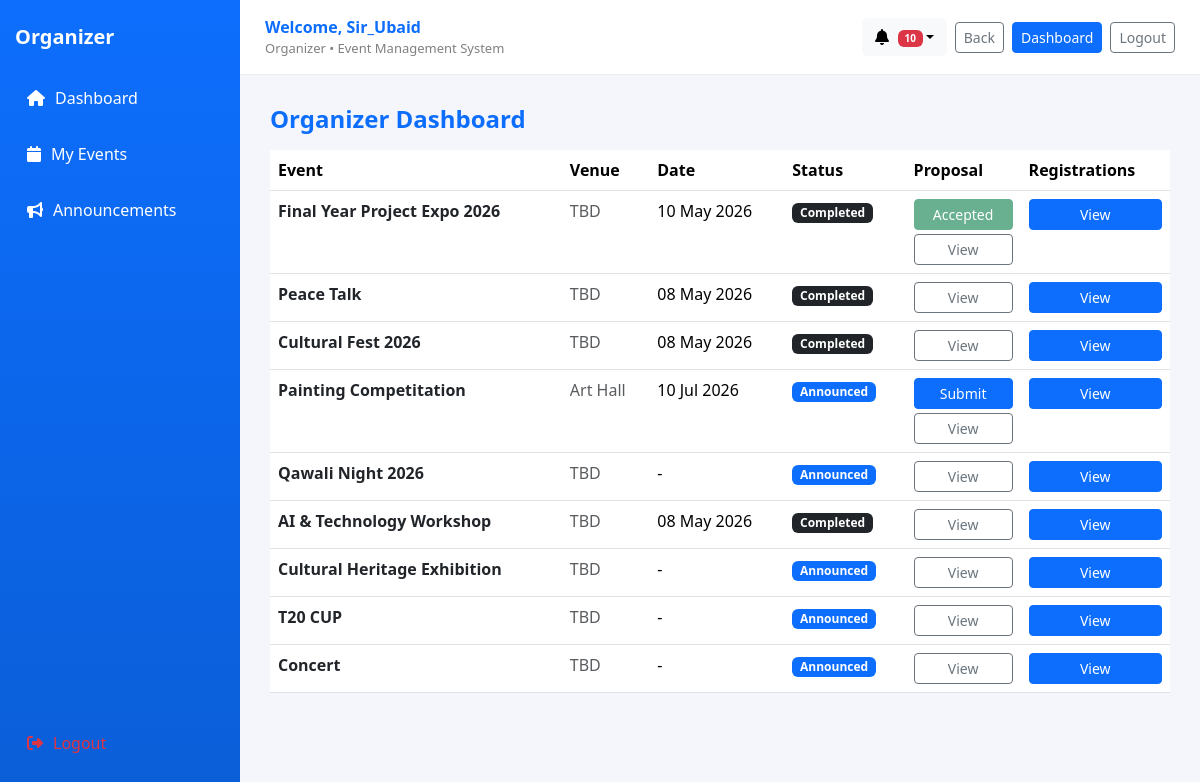
Page /dashboard/ (signed in) on the committed database.
### accounts/models.py (models this page shows, shortened)
class Profile(models.Model):
    ROLE_CHOICES = [
        ('student', 'Student'),
        ('faculty', 'Faculty'),
        ('organizer', 'Organizer'),
    ]
    user = models.OneToOneField(User, on_delete=models.CASCADE)
    role = models.CharField(max_length=20, choices=ROLE_CHOICES)
    email_verified = models.BooleanField(default=False)
    verification_token = models.UUIDField(default=uuid.uuid4)
    is_organizer = models.BooleanField(default=False)  # Add this field

### events/models.py (models this page shows, shortened)
class Event(models.Model):
    name = models.CharField(max_length=200)
    category = models.ForeignKey(Category, on_delete=models.CASCADE)
    description = models.TextField(blank=True)
    organizer = models.ForeignKey(
        User,
        on_delete=models.SET_NULL,
        null=True,
        blank=True,
        related_name="organized_events"
    )
    venue = models.CharField(max_length=255, blank=True, null=True)
    date = models.DateField(null=True, blank=True)
    status = models.CharField(
        max_length=20,
        choices=EventStatus.choices,
        default=EventStatus.CREATED
    )
    created_at = models.DateTimeField(auto_now_add=True)
    class Meta:
        ordering = ['-created_at']

### events/views.py (the view)
# urls.py: path('dashboard/', views.dashboard, name='dashboard'),
@login_required
def dashboard(request):
    role = get_role(request.user)
    if role == "organizer":
        events = Event.objects.filter(organizer=request.user).prefetch_related(
            "proposals", "registrations"
        )
        return render(request, "accounts/dashboard.html", {
            "role": role,
            "events": events
        })
    if role == "student":
        return redirect("events:available_events")
    return redirect("/admin/")

### events/context_processors.py (called while the page is built)
def notifications_context(request):
    if not request.user.is_authenticated:
        return {}
    user_notifications = Notification.objects.filter(
        user=request.user
    ).order_by("-created_at")
    unread_count = user_notifications.filter(is_read=False).count()
    return {
        "notifications": user_notifications[:10],
        "unread_notifications": unread_count
    }

### events/views.py (called while the page is built)
def get_role(user):
    if user.is_superuser:
        return "admin"
    if hasattr(user, "profile") and hasattr(user.profile, "role"):
        return user.profile.role
    return "student"

### accounts/templates/accounts/dashboard.html (shortened to what this page needs)
{% extends "accounts/dashboard_base.html" %}
{% block content %}
<div class="box">
{% if role == 'organizer' %}
    <div class="d-flex justify-content-between align-items-center mb-3">
        <h4 class="fw-bold text-primary mb-0">
            Organizer Dashboard
        </h4>
    </div>
    {% if events %}
    <div class="table-responsive">
        <table class="table table-hover admin-table">
            <thead>
                <tr>
                    <th>Event</th>
                    <th>Venue</th>
                    <th>Date</th>
                    <th>Status</th>
                    <th>Proposal</th>
                    <th>Registrations</th>
                </tr>
            </thead>
            <tbody>
            {% for event in events %}
            <tr>
                <td class="text-start fw-semibold">
                    <a href="{% url 'events:view_event' event.id %}" class="text-decoration-none text-dark">
                        {{ event.name }}
                    </a>
                </td>
                <td class="text-muted">
                    {{ event.venue|default:"TBD" }}
                </td>
                <td>
                    {% if event.date %}
                        {{ event.date|date:"d M Y" }}
                    {% else %}
                        -
                    {% endif %}
                </td>
                <td>
                    {% with status=event.status|lower %}
                        {% if status == "announced" %}
                            <span class="badge bg-primary">Announced</span>
                        {% elif status == "accepted" %}
                            <span class="badge bg-info text-dark">Accepted</span>
                        {% elif status == "pending" %}
                            <span class="badge bg-secondary">Pending</span>
                        {% elif status == "completed" %}
                            <span class="badge bg-dark">Completed</span>
                        {% else %}
                            <span class="badge bg-secondary">{{ event.status }}</span>
                        {% endif %}
                    {% endwith %}
                </td>
                <td>
                    {% with proposal=event.proposals.first %}
                        <div class="d-grid gap-1">
                            {% if proposal %}
                                {% if proposal.status == "pending" %}
                                    <button class="btn btn-outline-secondary btn-sm" disabled>
                                        Pending
                                    </button>
                                {% elif proposal.status == "accepted" %}
                                    <button class="btn btn-success btn-sm" disabled>
                                        Accepted
                                    </button>
                                {% elif proposal.status == "rejected" %}
                                    <a href="{% url 'events:submit_proposal' event.id %}" class="btn btn-danger btn-sm">
                                        Resubmit
                                    </a>
                                {% endif %}
                            {% else %}
                                <a href="{% url 'events:submit_proposal' event.id %}" class="btn btn-primary btn-sm">
                                    Submit
                                </a>
                            {% endif %}
                            <a href="{% url 'events:view_proposals' event.id %}" class="btn btn-outline-secondary btn-sm">
                                View
                            </a>
                        </div>
                    {% endwith %}
                </td>
                <td>
                    <a href="{% url 'events:event_registrations' event.id %}" class="btn btn-primary btn-sm w-100">
                        View
                    </a>
                </td>
            </tr>
            {% endfor %}
            </tbody>
        </table>
    </div>
    {% else %}
        <div class="text-center py-5 text-muted">
            No events assigned yet.
        </div>
    {% endif %}
{% else %}
    <div class="text-center py-5 text-muted">
        No data available for this role.
    </div>
{% endif %}
</div>
{% endblock %}

### accounts/templates/accounts/dashboard_base.html (shortened to what this page needs)
{% load static %}
<!DOCTYPE html>
<html lang="en">
<head>
    <link href="https://cdn.jsdelivr.net/npm/bootstrap@5.3.3/dist/css/bootstrap.min.css" rel="stylesheet">
    <link rel="stylesheet" href="https://cdnjs.cloudflare.com/ajax/libs/font-awesome/6.4.0/css/all.min.css">
</head>
<body>
<div class="layout">
    <div class="sidebar">
        <h5>
            {% if request.user.is_superuser %}
                Admin
            {% else %}
                {{ role|default:"student"|title }}
            {% endif %}
        </h5>
        {% if role == 'organizer' %}
            <a href="{% url 'events:dashboard' %}" class="nav-link">
                <i class="fa fa-home"></i> Dashboard
            </a>
            <a href="{% url 'events:my_events' %}" class="nav-link">
                <i class="fa fa-calendar"></i> My Events
            </a>
            <a href="{% url 'events:send_announcement' %}" class="nav-link">
                <i class="fa fa-bullhorn"></i> Announcements
            </a>
        {% else %}
            <a href="{% url 'events:my_events' %}" class="nav-link">
                <i class="fa fa-calendar"></i> My Events
            </a>
        {% endif %}
        <div class="mt-auto">
            <a href="{% url 'logout' %}" class="nav-link text-danger">
                <i class="fa fa-sign-out-alt"></i> Logout
            </a>
        </div>
    </div>
    <div class="main">
        <div class="topbar">
            <div>
                <div class="welcome">
                    Welcome, {{ request.user.username }}
                </div>
                <div class="subtext">
                    {% if request.user.is_superuser %}
                        Admin
                    {% else %}
                        {{ role|default:"student"|title }}
                    {% endif %}
                    • Event Management System
                </div>
            </div>
            <div class="d-flex align-items-center gap-2">
                <div class="dropdown position-relative">
                    <button class="btn btn-light position-relative dropdown-toggle" data-bs-toggle="dropdown">
                        <i class="fa fa-bell"></i>
                        {% if notifications %}
                            {% if notifications|length > 0 %}
                                <span class="badge bg-danger notif-badge">
                                    {{ notifications|length }}
                                </span>
                            {% endif %}
                        {% endif %}
                    </button>
                </div>
                <button onclick="history.back()" class="btn btn-outline-secondary btn-sm">
                    Back
                </button>
                {% if request.user.is_superuser %}
                    <a href="/admin/" class="btn btn-primary btn-sm">Admin</a>
                {% elif role == 'organizer' %}
                    <a href="{% url 'events:dashboard' %}" class="btn btn-primary btn-sm">Dashboard</a>
                {% else %}
                    <a href="{% url 'events:available_events' %}" class="btn btn-primary btn-sm">Events</a>
                {% endif %}
                <a href="{% url 'logout' %}" class="btn btn-outline-secondary btn-sm">Logout</a>
            </div>
        </div>
        <div class="content">
            {% block content %}{% endblock %}
        </div>
    </div>
</div>
</body>
</html>

### accounts/templates/accounts/dashboard_base.html (style rules this page uses)
body { margin: 0; font-family: 'Segoe UI', sans-serif; background: #f4f6fb; }
.layout { display: flex; min-height: 100vh; }
.sidebar { width: 240px; background: linear-gradient(180deg, #0d6efd, #0b5ed7); color: white; padding: 25px 15px; display: flex; flex-direction: column; }
.sidebar h5 { margin-bottom: 25px; font-weight: 600; text-transform: capitalize; }
.nav-link { color: white; padding: 12px; border-radius: 8px; margin-bottom: 8px; display: flex; align-items: center; gap: 10px; text-decoration: none; }
.main { flex: 1; display: flex; flex-direction: column; }
.topbar { height: 75px; background: white; border-bottom: 1px solid #eee; display: flex; justify-content: space-between; align-items: center; padding: 0 25px; }
.welcome { font-size: 16px; font-weight: 700; color: #0d6efd; }
.subtext { font-size: 13px; color: gray; }
.content { padding: 30px; }
.notif-badge { position: absolute; top: -5px; right: -5px; font-size: 10px; }

### rows in the picture
Profile: role "Organizer"
Event: name "Final Year Project Expo 2026", venue "TBD", date "10 May 2026", shows "Completed", shows "Accepted"
Event: name "Peace Talk", venue "TBD", date "08 May 2026", shows "Completed"
Event: name "Cultural Fest 2026", venue "TBD", date "08 May 2026", shows "Completed"
Event: name "Painting Competitation", venue "Art Hall", date "10 Jul 2026", shows "Announced", shows "Submit"
Event: name "Qawali Night 2026", venue "TBD", shows "Announced"
Event: name "AI & Technology Workshop", venue "TBD", date "08 May 2026", shows "Completed"
Event: name "Cultural Heritage Exhibition", venue "TBD", shows "Announced"
Event: name "T20 CUP", venue "TBD", shows "Announced"
Event: name "Concert", venue "TBD", shows "Announced"

### other values in the picture
{{ request.user.username }} "Sir_Ubaid"
{{ notifications|length }} "10"
